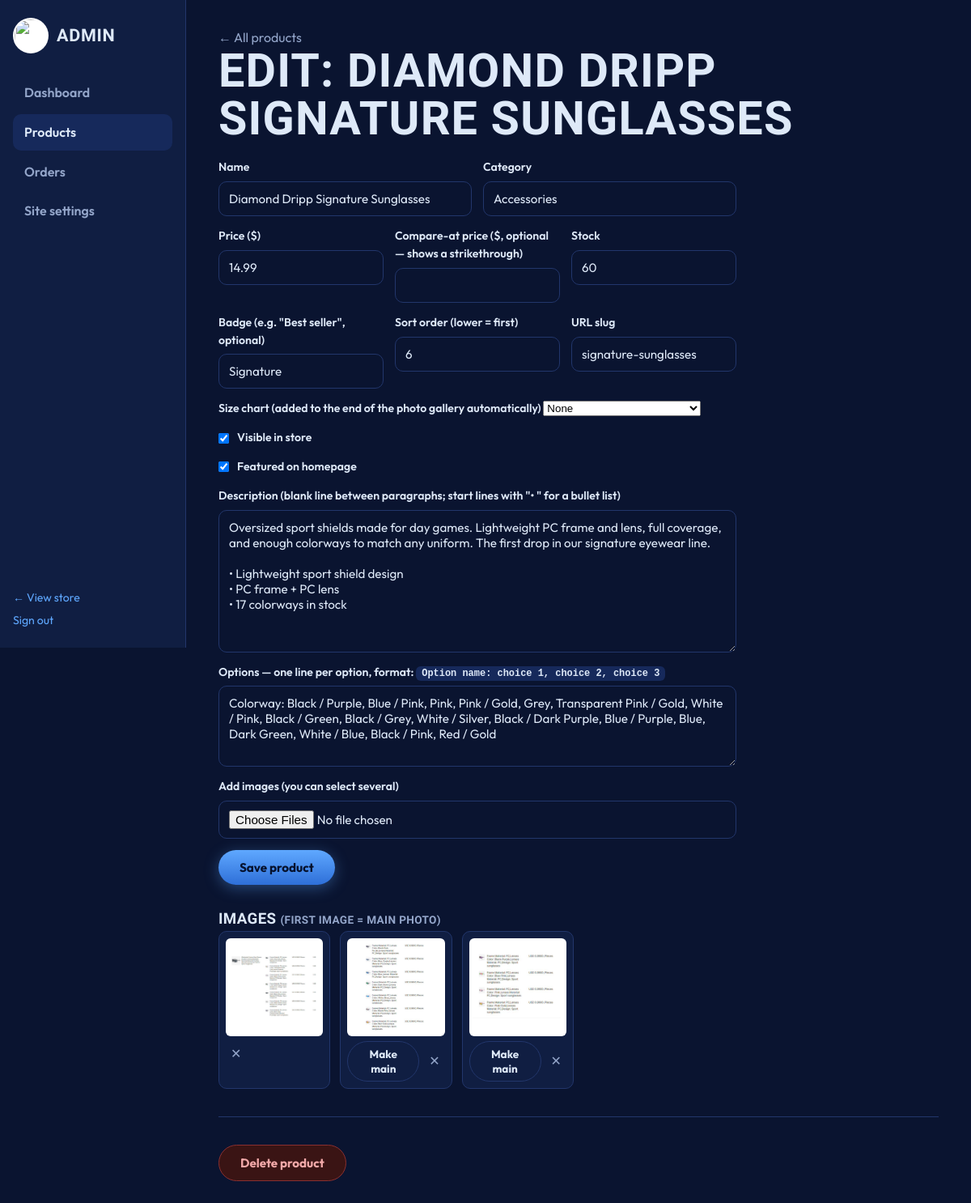
/admin/products/6/edit (signed in), run on the app's committed database.
### tables this page shows
CREATE TABLE products(
  id INTEGER PRIMARY KEY AUTOINCREMENT,
  slug TEXT UNIQUE NOT NULL,
  name TEXT NOT NULL,
  category TEXT NOT NULL DEFAULT 'Gear',
  price REAL NOT NULL DEFAULT 0,
  compare_price REAL,
  description TEXT DEFAULT '',
  options TEXT DEFAULT '[]',
  badge TEXT DEFAULT '',
  stock INTEGER DEFAULT 0,
  active INTEGER DEFAULT 1,
  featured INTEGER DEFAULT 0,
  sort INTEGER DEFAULT 100,
  created TEXT DEFAULT (datetime('now'))
, size_chart TEXT DEFAULT 'none');

CREATE TABLE product_images(
  id INTEGER PRIMARY KEY AUTOINCREMENT,
  product_id INTEGER NOT NULL REFERENCES products(id) ON DELETE CASCADE,
  filename TEXT NOT NULL,
  sort INTEGER DEFAULT 100
);

### app.py (the view, shortened to what this page needs)
@app.route("/admin/products/new", methods=["GET", "POST"])
@app.route("/admin/products/<int:pid>/edit", methods=["GET", "POST"])
@admin_required
def admin_product_edit(pid=None):
    db = get_db()
    p = db.execute("SELECT * FROM products WHERE id=?", (pid,)).fetchone() if pid else None
    if pid and not p:
        abort(404)
    images = product_images(pid) if pid else []
    return render_template("admin/product_edit.html", p=p, images=images,
                           options_text=options_to_text(p["options"]) if p else "")

### app.py (called while the page is built)
def get_db():
    if "db" not in g:
        g.db = sqlite3.connect(DB_PATH)
        g.db.row_factory = sqlite3.Row
        g.db.execute("PRAGMA foreign_keys = ON")
    return g.db

def product_images(pid):
    return get_db().execute(
        "SELECT * FROM product_images WHERE product_id=? ORDER BY sort, id", (pid,)).fetchall()

def current_user():
    uid = session.get("uid")
    if not uid:
        return None
    return get_db().execute("SELECT * FROM users WHERE id=?", (uid,)).fetchone()

def admin_required(f):
    @wraps(f)
    def wrapped(*a, **kw):
        if not session.get("is_admin"):
            return redirect(url_for("admin_login", next=request.path))
        return f(*a, **kw)
    return wrapped

@app.context_processor
def inject_globals():
    count = sum(i["qty"] for i in session.get("cart", []))
    cats = get_db().execute(
        "SELECT DISTINCT category FROM products WHERE active=1 ORDER BY category").fetchall()
    return dict(setting=get_setting, cart_count=count, user=current_user(),
                categories=[c["category"] for c in cats])

def options_to_text(options_json):
    try:
        groups = json.loads(options_json or "[]")
    except Exception:
        return ""
    return "\n".join(f"{g['name']}: {', '.join(g['choices'])}" for g in groups)

### templates/admin/product_edit.html (shortened to what this page needs)
{% extends "admin/base.html" %}
{% block content %}
<a class="muted" href="{{ url_for('admin_products') }}">← All products</a>
<h1>{{ 'Edit: ' + p.name if p else 'New product' }}</h1>
<form method="post" enctype="multipart/form-data" class="settings-form">
  <div class="form-row">
    <label>Name<input name="name" required value="{{ p.name if p else '' }}"></label>
    <label>Category<input name="category" list="cats" value="{{ p.category if p else '' }}" placeholder="Necklaces"></label>
  </div>
  <div class="form-row">
    <label>Price ($)<input name="price" type="number" step="0.01" min="0" required value="{{ p.price if p else '' }}"></label>
    <label>Compare-at price ($, optional — shows a strikethrough)<input name="compare_price" type="number" step="0.01" min="0" value="{{ p.compare_price if p and p.compare_price else '' }}"></label>
    <label>Stock<input name="stock" type="number" min="0" value="{{ p.stock if p else 10 }}"></label>
  </div>
  <div class="form-row">
    <label>Badge (e.g. "Best seller", optional)<input name="badge" value="{{ p.badge if p else '' }}"></label>
    <label>Sort order (lower = first)<input name="sort" type="number" value="{{ p.sort if p else 100 }}"></label>
    <label>URL slug<input name="slug" value="{{ p.slug if p else '' }}" placeholder="auto from name"></label>
  </div>
  <div class="form-row">
    <label>Size chart (added to the end of the photo gallery automatically)
      <select name="size_chart">
        <option value="none"  {{ 'selected' if not p or p.size_chart == 'none' }}>None</option>
      </select>
    </label>
  </div>
  <label class="check-label"><input type="checkbox" name="active" {{ 'checked' if not p or p.active }}> Visible in store</label>
  <label class="check-label"><input type="checkbox" name="featured" {{ 'checked' if p and p.featured }}> Featured on homepage</label>
  <label>Description (blank line between paragraphs; start lines with "• " for a bullet list)
    <textarea name="description" rows="8">{{ p.description if p else '' }}</textarea></label>
  <label>Options — one line per option, format: <code>Option name: choice 1, choice 2, choice 3</code>
    <textarea name="options_text" rows="4" placeholder="Size: Youth Small, Youth Medium, Adult Small">{{ options_text }}</textarea></label>
  <label>Add images (you can select several)
    <input type="file" name="images" multiple accept="image/*"></label>
  <button class="btn btn-primary">Save product</button>
</form>
{% if images %}
<h3 style="margin-top:28px">Images <span class="muted small">(first image = main photo)</span></h3>
<div class="admin-img-grid">
  {% for img in images %}
  <div class="admin-img">
    <img src="{{ url_for('pimg', filename=img.filename) }}" alt="">
    <div class="admin-img-actions">
      {% if not loop.first %}
      <form method="post" action="{{ url_for('admin_image_primary', img_id=img.id) }}">
        <button class="btn btn-ghost btn-sm">Make main</button>
      </form>
      {% endif %}
      <form method="post" action="{{ url_for('admin_image_delete', img_id=img.id) }}"
            onsubmit="return confirm('Delete this image?')">
        <button class="x-btn">✕</button>
      </form>
    </div>
  </div>
  {% endfor %}
</div>
{% endif %}
{% if p %}
<hr class="admin-hr">
<form method="post" action="{{ url_for('admin_product_delete', pid=p.id) }}"
      onsubmit="return confirm('Delete this product permanently?')">
  <button class="btn btn-danger">Delete product</button>
</form>
{% endif %}
{% endblock %}

### static/css/style.css (style rules this page uses)
:root { --field:#0A1430; --card:#101E42; --card2:#16295B; --line:#22366B; --ice:#DEE9F8; --dim:#93A5C9; --diamond:#5FA8FF; --diamond-deep:#2E6FD8; --stitch:#E14848; --white:#fff; --display:'Big Shoulders Display',sans-serif; --body:'Outfit',sans-serif; --radius:14px; }
* { margin:0;padding:0;box-sizing:border-box }
html { scroll-behavior:smooth }
body { background:var(--field);color:var(--ice);font-family:var(--body); font-size:16px;line-height:1.55;-webkit-font-smoothing:antialiased }
img { max-width:100%;display:block }
a { color:var(--diamond);text-decoration:none }
h1,h2,h3 { font-family:var(--display);letter-spacing:.02em;text-transform:uppercase }
h1 { font-size:clamp(2.2rem,5vw,3.6rem);line-height:1.02 }
.muted { color:var(--dim) }
.small { font-size:.85rem }
.btn { display:inline-block;border:none;cursor:pointer;font-family:var(--body); font-weight:700;font-size:.95rem;border-radius:30px;padding:12px 26px; transition:transform .15s ease, box-shadow .15s ease;text-align:center }
.btn-primary { background:linear-gradient(180deg,var(--diamond),var(--diamond-deep)); color:#06122E;box-shadow:0 4px 18px rgba(95,168,255,.35) }
.btn-ghost { background:transparent;color:var(--ice);border:1.5px solid var(--line) }
.btn-danger { background:#3A1414;color:#F1A8A8;border:1px solid #8A3030 }
.btn-sm { padding:6px 14px;font-size:.85rem }
.x-btn { background:none;border:none;color:var(--dim);cursor:pointer;font-size:1rem; padding:6px }
.checkout-form label, .settings-form label, .auth-card label { display:block; font-weight:600;font-size:.88rem;margin-bottom:14px;color:var(--ice) }
.checkout-form input, .settings-form input, .settings-form textarea, .auth-card input, .status-form select { display:block;width:100%;margin-top:6px; background:var(--field);border:1px solid var(--line);color:var(--ice); border-radius:10px;padding:11px 12px;font-family:var(--body);font-size:.95rem }
.form-row { display:grid;grid-template-columns:repeat(auto-fit,minmax(120px,1fr));gap:14px }
.admin-body { background:var(--field) }
.admin-main h1 { margin-bottom:20px }
.settings-form { max-width:640px }
.settings-form textarea { resize:vertical }
.check-label { display:flex!important;align-items:center;gap:10px }
.check-label input { width:auto!important;margin:0!important }
.admin-hr { border:none;border-top:1px solid var(--line);margin:34px 0 }
.admin-img-grid { display:grid;grid-template-columns:repeat(auto-fill,minmax(130px,1fr)); gap:12px }
.admin-img { background:var(--card);border:1px solid var(--line);border-radius:10px; padding:8px }
.admin-img img { background:#fff;border-radius:6px;aspect-ratio:1;object-fit:contain; width:100%;padding:4px }
.admin-img-actions { display:flex;justify-content:space-between;align-items:center; margin-top:6px;gap:6px }
code { background:var(--card2);padding:2px 7px;border-radius:6px;font-size:.85em }

### data on the page
products: name "EDIT: DIAMOND DRIPP SIGNATURE SUNGLASSES", name "Diamond Dripp Signature Sunglasses", category "Accessories", price "14.99", stock "60", badge "Signature", sort "6", slug "signature-sunglasses", description "Oversized sport shields made for day games. Lightweight PC frame and lens, full coverage, and enough colorways to match any uniform. The first drop in our signature eyewear line. • Lightweight sport shield design • PC frame + PC lens • 17 colorways in stock"
product_images: filename (picture)
product_images: filename (picture)
product_images: filename (picture)
